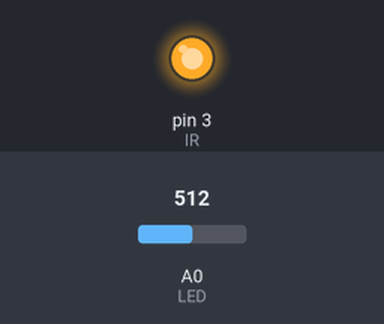
A sketch run on a simulated Arduino Uno, built with avr-gcc and run on an emulated ATmega328P. Parts: output pins drawn as LEDs (lit = HIGH). The test bench sets the inputs (shaded band); at power-on: A0 (LED) = 512. What the sketch prints to the serial monitor is not drawn.

Above: at 0.1 s.
Timing chart, 0 to 1.6 s (numbered marks = the images above):
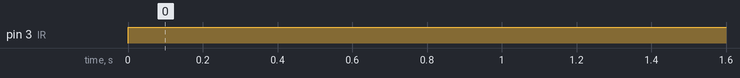

The sketch:

ir1.ino
```cpp
int IR = 3;
int LED = A0;
int i = 0;

void setup() {
  // put your setup code here, to run once:
  pinMode(IR, OUTPUT);
  pinMode(LED, INPUT);
  Serial.begin(9600);
}

void loop() {
  // put your main code here, to run repeatedly:
 digitalWrite(IR, HIGH);
 int sensorValue = analogRead(LED);
 if (sensorValue > 40) {
  i = i + 1;
  Serial.println(i/3);
}
}
```

Measured:
- by itself, pin 3 (IR): LOW → HIGH at 0.00 s
